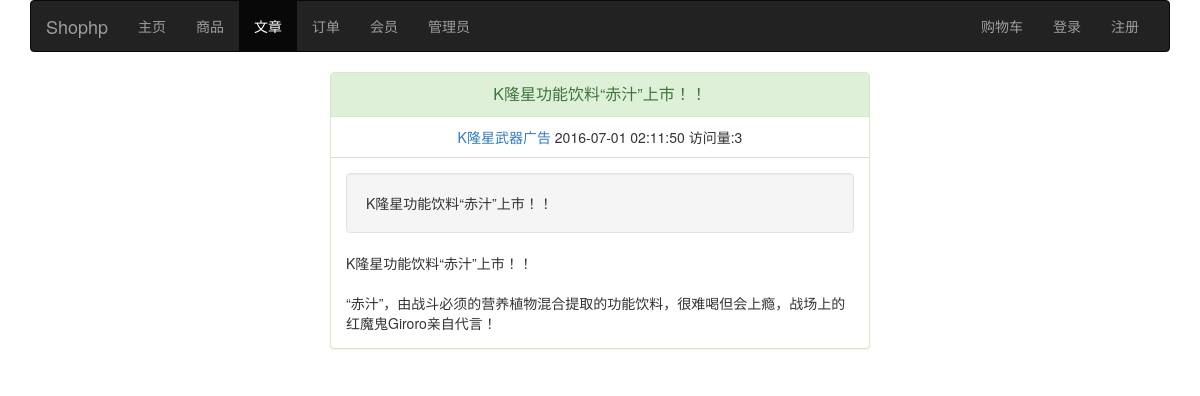
/index.php/article/index/2, run on the app's committed database.
### tables this page shows
CREATE TABLE `article` (
  `id` int(11) NOT NULL COMMENT '文章编号',
  `cid` int(11) NOT NULL COMMENT '类别编号',
  `title` varchar(200) NOT NULL COMMENT '文章标题',
  `abstract` text NOT NULL COMMENT '摘要',
  `content` text NOT NULL COMMENT '内容',
  `views` int(11) NOT NULL DEFAULT '0' COMMENT '访问量',
  `pubtime` datetime NOT NULL DEFAULT CURRENT_TIMESTAMP COMMENT '发布时间',
  `status` int(11) NOT NULL COMMENT '状态'
);

### application/controllers/Article.php (called while the page is built, shortened)
<?php
class Article extends CI_Controller
{
    public function __construct()
    {
        $this->load->model('member_model');
        $this->load->model('article_model');
        $this->load->model('acate_model');
    }
    public function index($id = 0)
    {
        $this->article_model->view($id);
        $data['a'] = $this->article_model->get($id);
        $data['cid'] = $data['a']['cid'];
        $data['cname'] = $this->acate_model->get($data['cid'])['name'];
        $data['title'] = $data['a']['title'];
        $this->load->view('article', $data);
    }
}

### index.php (called while the page is built, shortened)
<?php
require_once BASEPATH.'core/CodeIgniter.php';

### application/models/Member_model.php (called while the page is built, shortened)
<?php
class Member_model extends CI_Model
{
    public function vsession()
    {
        $name = array('name' => $this->session->member);
        $row = $this->db->get_where('member', $name)->row_array();
        return 1 != $row['status'] || $row['id'] != $this->session->mid;
    }
}

### application/models/Article_model.php (called while the page is built, shortened)
<?php
class Article_model extends CI_Model
{
    public function get($id = false, $limit = false)
    {
        $query = $this->db->get_where('article', array('id' => $id));
        return $query->row_array();
    }
    public function view($id)
    {
        $this->db->set('views','views + 1', FALSE);
        return $this->db->update('article', NULL, array('id' => $id));
    }
}

### application/views/article.php (the view, shortened to what this page needs)
<!DOCTYPE html>
<html lang="en">
<head>
    <link href="<?=base_url('css/bootstrap.min.css')?>" rel="stylesheet">
    <link href="<?=base_url('css/shophp.css')?>" rel="stylesheet">
</head>
<body>
    <div class="container">
        <nav class="navbar navbar-inverse">
            <div class="container-fluid">
                <div class="navbar-header">
                    <a class="navbar-brand" href="<?=site_url()?>"><?=$this->config->item('title')?></a>
                </div>
                <div class="collapse navbar-collapse" id="navbar-collapse">
                    <ul class="nav navbar-nav">
                        <li><a href="<?=site_url()?>">主页</a></li>
                        <li><a href="<?=site_url('gcate')?>">商品</a></li>
                        <li class="active"><a href="<?=site_url('acate')?>">文章<span class="sr-only">(current)</span></a></li>
                        <li><a href="<?=site_url('oform')?>">订单</a></li>
                        <li><a href="<?=site_url('member')?>">会员</a></li>
                        <li><a href="<?=site_url('admin/admin')?>">管理员</a></li>
                    </ul>
                    <ul class="nav navbar-nav navbar-right">
                        <li><a href="<?=site_url('cart')?>">购物车</a></li>
						<?php if ($this->member_model->vsession()): ?>
                        <li><a href="<?=site_url('login')?>">登录</a></li>
                        <li><a href="<?=site_url('reg')?>">注册</a></li>
							<?php else: ?>
                        <li><a><?=$this->session->member?></a></li>
                        <li><a href="<?=site_url('logout')?>">退出</a></li>
					<?php endif; ?>
                    </ul>
                </div>
            </div>
        </nav>
        <div class="col-xs-12 col-sm-10 col-sm-offset-1 col-md-8 col-md-offset-2 col-lg-6 col-lg-offset-3">
		<div class="panel panel-success">
		  <div class="panel-heading">
                    <div class="text-center panel-title"><?=$title?></div>
		  </div>
 				   <ul class="list-group">
					   <li class="list-group-item">
					<div class="text-center">
                            <a href="<?=site_url('acate/index/'.$cid)?>"><?=$cname?></a>
                            <?=$a['pubtime']?>
							访问量:<?=$a['views']?>
						</div>
						</li>
					</ul>
                <div class="panel-body">
							<div class="well">
								<?=$a['abstract']?>
                            </div>
                            <?=$a['content']?>
                </div>
		</div>
    </div>
    </div>
</body>
</html>

### data on the page
article: pubtime "2016-07-01 02:11:50", views "3", abstract "K隆星功能饮料“赤汁”上市！！", content "K隆星功能饮料“赤汁”上市！！ “赤汁”，由战斗必须的营养植物混合提取的功能饮料，很难喝但会上瘾，战场上的红魔鬼Giroro亲自代言！"

### other printed values
$this->config->item('title') "Shophp"
$title "K隆星功能饮料“赤汁”上市！！"
$cname "K隆星武器广告"
